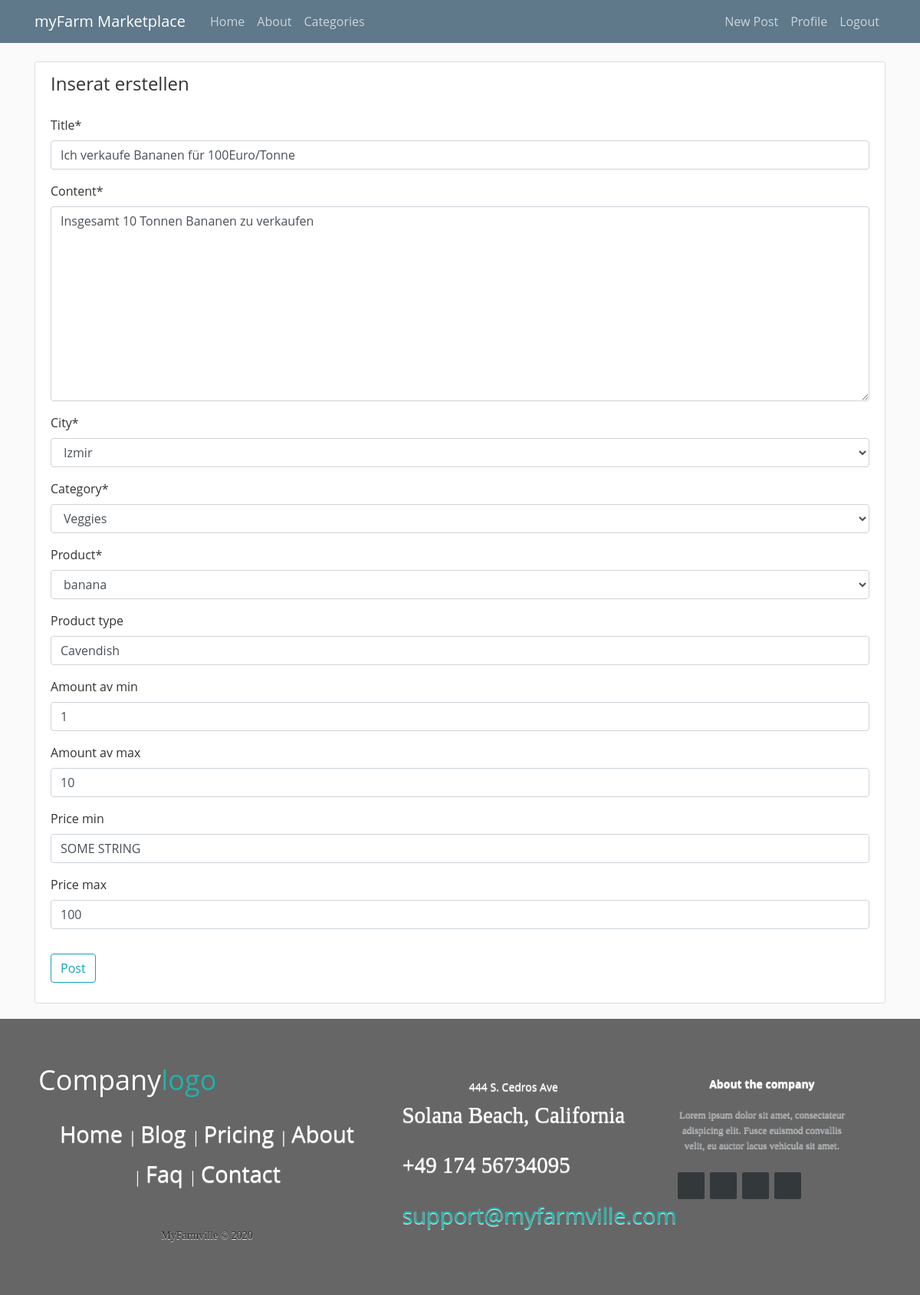
The app's page /post/8/update/ (signed in) with its own data.
### myfarm/models.py (models this page shows, shortened)
class Post(models.Model):
    title = models.CharField(max_length=100)
    content = models.TextField(default='SOME STRING')
    date_posted = models.DateTimeField(default=timezone.now)
    author = models.ForeignKey(User, on_delete=models.CASCADE)
    category_choices= (
        ('Fruits', 'Veggies'),
        ('Nuts', 'Honey'),
        ('Tea', 'Legumes'),
        ('Oil', 'Wheat'),
        ('Flowers', 'Mushroom'),
    )
    fruit_choices= (
        ('apple', 'banana'),
        ('orange', 'peach'),
        ('strawberry', 'kiwi'),
        ('coconut', 'avocado'),
        ('watermelon', 'cherry'),
    )
    city_choices= (
        ('Istanbul', 'Izmir'),
        ('Denizli', 'Antalya'),
        ('Aydin', 'Rize'),
    )
    field_name = (
        ('GMO Free', 'Organic'),
        ('Fairtrade'),
    )
    category = models.CharField(max_length=15, choices=category_choices, default=category_choices[0][0])
    city = models.CharField(max_length=15, choices=city_choices, default=city_choices[0][0])
    product = models.CharField(max_length=15, choices=fruit_choices, default=fruit_choices[0][0])
    product_type = models.CharField(max_length=10, blank=True, default='SOME STRING')
    amount_av_min = models.CharField(max_length=10, blank=True, default='SOME STRING')
    amount_av_max = models.CharField(max_length=10, blank=True, default='SOME STRING')
    price_min = models.CharField(max_length=10, blank=True, default='SOME STRING')
    price_max = models.CharField(max_length=10, blank=True, default='SOME STRING')

### myfarm/views.py (the view, shortened to what this page needs)
# urls.py: path('post/<int:pk>/update/', PostUpdateView.as_view(), name='myfarm-update'),
class PostUpdateView(LoginRequiredMixin, UserPassesTestMixin, UpdateView):
    model = Post
    fields = ['title', 'content', 'city', 'category','product', 'product_type', 'amount_av_min', 'amount_av_max', 'price_min', 'price_max']
    def test_func(self): #prevent that a user can update other users posts
        post = self.get_object()
        if self.request.user == post.author:
            return True
        return False

### myfarm/templates/myfarm/post_form.html (shortened to what this page needs)
{% extends "myfarm/base.html" %}
{% load crispy_forms_tags %}
{% block content %}
        <div class="content-section">
            <form method="POST">
                <fieldset class="form-group">
                    <legend class="boder-bottom mb-4">Inserat erstellen</legend>
                    {{ form|crispy }}
                </fieldset>
                <div class="form-group">
                    <button class="btn btn-outline-info" type="submit">Post</button>
                </div>
            </form>
        </div>
{% endblock content %}

### myfarm/static/myfarm/main.css (style rules this page uses)
body { background: #fafafa; color: #333333; margin-top: 5rem; }
.content-section { background: #ffffff; padding: 10px 20px; border: 1px solid #dddddd; border-radius: 3px; margin-bottom: 20px; }

### myfarm/static/myfarm/about.css (style rules this page uses)
* { font-family: Open Sans; }

### records on screen
Post: title "Ich verkaufe Bananen für 100Euro/Tonne", content "Insgesamt 10 Tonnen Bananen zu verkaufen", city "Izmir", category "Veggies", product "banana", product_type "Cavendish", amount_av_min "1", amount_av_max "10", price_min "SOME STRING", price_max "100"
